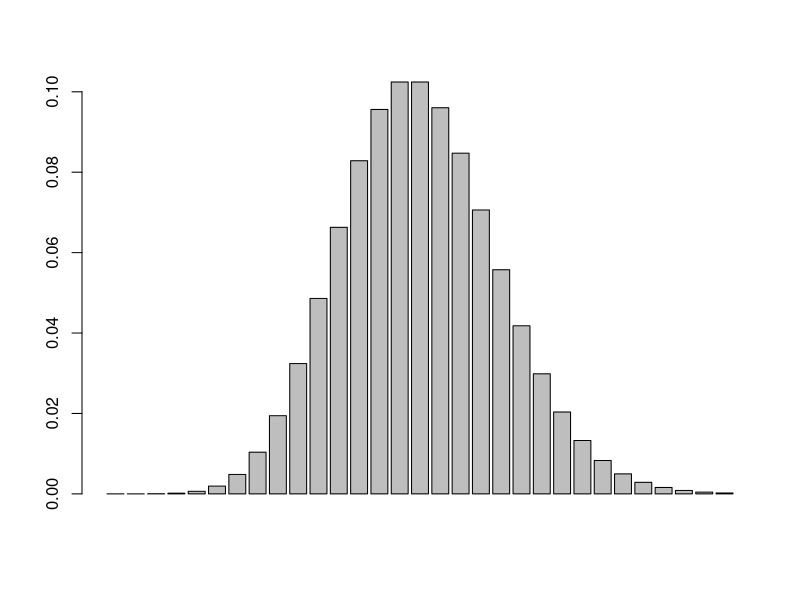
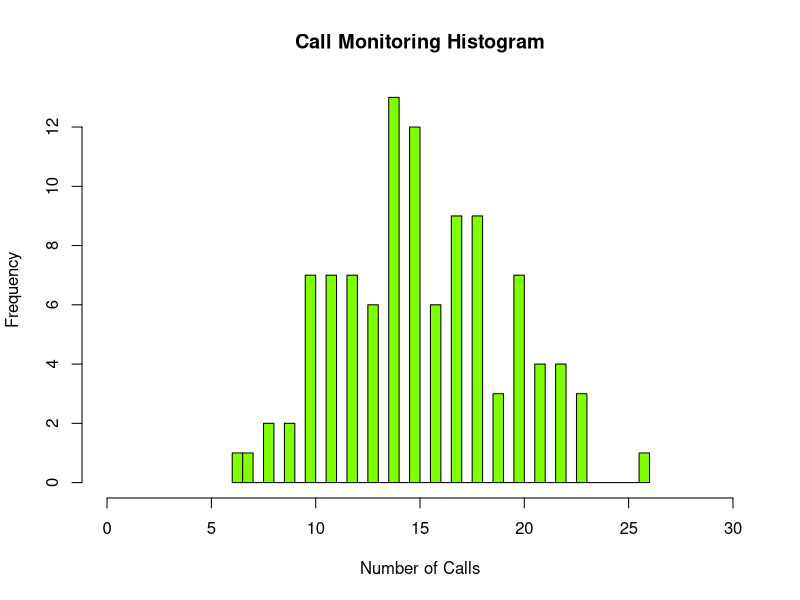

Reproduce these figures in R, in order.
## ---- chunk 1
knitr::opts_chunk$set(echo = TRUE)
## ---- chunk 2
?dpois #to give me more information on the Poisson Distribution

x<-8
l<-15
1-ppois(q=x,lambda=l) 
#Probability=0.9625535 or 96%
## ---- chunk 3
dpois(0,15)
#Probability=3.059023e-07
## ---- chunk 4
dpois(3,15)
#Probability=0.0001720701
## ---- chunk 5
x<-0:30
l=15
barplot(dpois(x,l))
## ---- chunk 6
rpois(104,15) #simulated 104 results from this distribution
## ---- chunk 7
y<-rpois(104,15)
hist(y,xlim=c(0,30),xlab="Number of Calls",main="Call Monitoring Histogram",breaks=30,col="chartreuse")
